Frame 1 (no input): blank canvas, image omitted
Frame 60 (the mouse pressed at the canvas centre just before this capture): blank canvas, image omitted
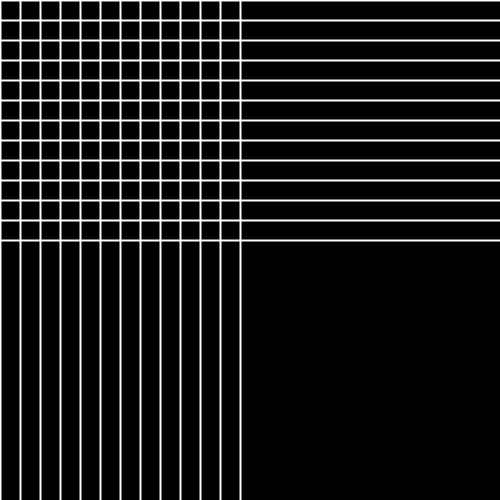
Frame 120 (the mouse held since frame 60 and released just before this capture)

The Processing sketch whose frames 1 and 60 were blank and that drew this single picture after the mouse press (run headless with seeded random() and noise(); from frame 60 on, the mouse is pressed at the canvas centre):

// Processing sketch: MouseGrid
// ── MouseGrid.pde
void setup(){
    size(500, 500);
}

void draw(){
    
    background(0);
    strokeWeight(2);
    stroke(255);
    
    int x = 0;
    while(x<mouseX){
        line(x, 0, x, height);
        x += 20;
    }
    
    int y = 0;
    while(y<mouseY){
        line(0, y, width, y);
        y += 20;
    }
}
